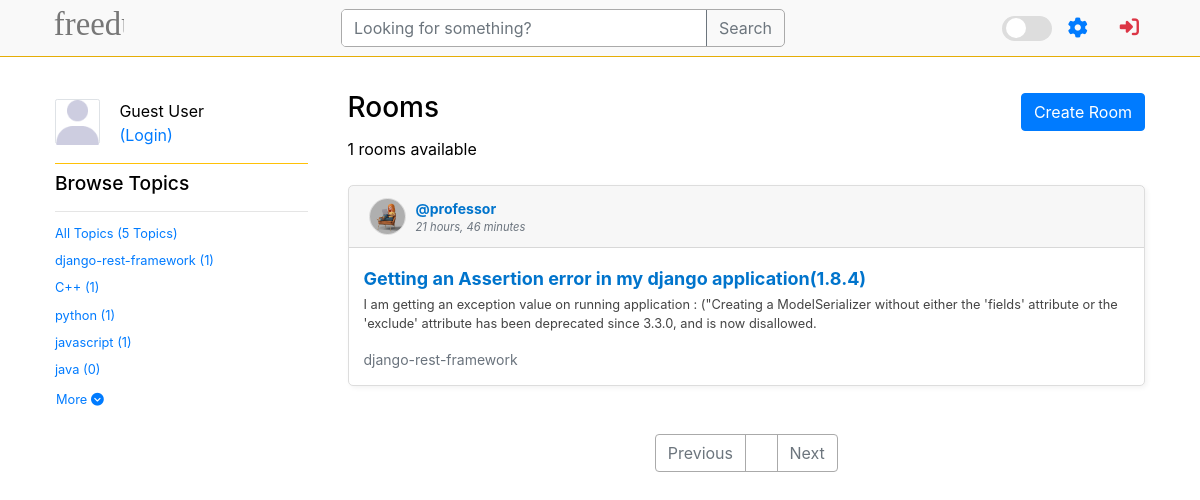
Page /?q=django-rest-framework on the committed database.
### base/models.py (models this page shows, shortened)
class Topic(models.Model):
    name = models.CharField(max_length=200)

class Room(models.Model):
    host = models.ForeignKey(User, on_delete=models.SET_NULL, null=True)
    topic = models.ForeignKey(Topic, on_delete=models.SET_NULL, null=True)
    name = models.CharField(max_length=200)
    description = models.TextField(null=True, blank=True)
    participants = models.ManyToManyField(
        User, related_name='participants', blank=True)
    updated = models.DateTimeField(auto_now=True)
    created = models.DateTimeField(auto_now_add=True)
    class Meta:
        ordering = ['-updated', '-created']

class User(AbstractUser):
    name = models.CharField(max_length=50, null=True)
    email = models.EmailField(max_length=50, null=True, unique=True)
    bio = models.TextField(max_length=250, null=True)
    avatar = models.ImageField(null=True, default='defaults/profile.png')
    USERNAME_FIELD = 'email'
    REQUIRED_FIELDS = []

### base/views.py (the view)
# urls.py: path('', views.home, name='home'),
def home(request):
    q = request.GET.get('q') if request.GET.get('q') is not None else ''
    rooms = Room.objects.filter(
        Q(topic__name__icontains=q) |
        Q(name__icontains=q) |
        Q(description__icontains=q)
    ).order_by('-created')  # Sort by latest created rooms (optional)
    paginator = Paginator(rooms, 5)
    page_number = request.GET.get('page')
    page_obj = paginator.get_page(page_number)
    topics = Topic.objects.all()[:5]  # Limit topics
    room_count = rooms.count()
    room_messages = Message.objects.filter(
        Q(room__topic__name__icontains=q)
    ).order_by('-created')[:10]  # Limit to 10 messages
    context = {
        'rooms': page_obj,  # Use paginated rooms
        'topics': topics,
        'room_count': room_count,
        'room_messages': room_messages,
    }
    return render(request, 'base/home.html', context)

### base/templates/base/home.html (shortened to what this page needs)
{% extends "main.html" %} {% block content %} {% load static %}
<div class="home-container container pt-4">
    <div class="topic-column">
        <div style="" class="d-flex flex-column">
            <div class="d-flex my-2" style="width: 100%;">
                <div
                    class="border boder-1 mr-2"
                    style="
                        width: 45px;
                        height: 45px;
                        object-fit: contain;
                        border-radius: 5%;
                        border-color: var(--search-border);
                    "
                >
                    {% if request.user.is_authenticated %}
                        <img
                            src="{{request.user.avatar.url}}"
                            alt="profile-pic"
                            style="width: 100% !important; height: 100% !important"
                            srcset=""
                            class=""
                        />
                    {% else %}
                        <img
                            src="{% static 'img/profile.png' %}"
                            alt="profile-pic"
                            style="width: 100% !important"
                            srcset=""
                            class=""
                        />
                    {% endif %}
                </div>
                <div class="container px-0" style="width: 70%;">
                    {% if request.user.is_authenticated %}
                    <div class="d-flex flex-column">
                        <p class="m-0" style="width: 100%;overflow: scroll;">{{ request.user.name }}</p>
                        <a href="{% url 'user-profile' request.user.id %}" class="text-danger" style="font-style: italic; font-size: .8em;"
                            >@{{ request.user.username }}</a
                        >
                    </div>
                    {% else %}
                    <div class="d-flex flex-column">
                        <p class="m-0">Guest User</p>
                        <a href="{% url 'login' %}">(Login)</a>
                    </div>
                    {% endif %}
                </div>
            </div>
            <div class="bg-warning my-2" style="width: 100%; height: 1px"></div>
            {% include "base/topics_component.html" %}
        </div>
    </div>
    <div class="rooms-column">
        <div
            class="d-flex mb-1"
            style="justify-content: space-between; align-items: center"
        >
            <h3>Rooms</h3>
            <a href="{% url 'create-room' %}"
                ><button class="btn btn-primary">Create Room</button></a
            >
        </div>
        <p class="mb-4">{{room_count}} rooms available</p>
        {% include "base/feed_component.html" %}
    </div>
</div>
{% endblock content %}

### base/templates/base/topics_component.html
<h3 class="topic-col-title">Browse Topics</h3>
<div class="my-2" style="width: 100%; height: 1px; background-color: rgba(0, 0, 0, .1);"></div>
<div class="d-flex container py-1 pl-0">
    <a href="{% url "home" %}" style="font-size: .8em;">All Topics (<span>{{topics.count}}</span> Topics)</a>
</div>
{% for topic in topics %}
    <div class="d-flex container py-1 px-0">
        <a href="{% url "home" %}?q={{topic.name}}" style="font-size: .8em;">{{topic.name}} (<span>{{topic.room_set.all.count}}</span>)</a>
    </div>
{% endfor %}
<a href="{% url "topics" %}" class="btn btn--link pl-0" style="text-align: left;font-size: .8em;">
    More <i class="fa fa-chevron-circle-down" aria-hidden="true"></i>
</a>

### base/templates/base/feed_component.html (shortened to what this page needs)
{% if rooms %}
  {% for room in rooms %}
    {% load static %}
    <div class="feed-item">
      <div class="feed-header card-header m-0">
        <div class="d-flex" style="gap: 10px; align-items: end">
          <div class="border boder-1" style="
                    border-radius: 50%;
                    overflow: hidden;
                    object-fit: contain;
                    height: fit-content;
                    border-color: var(--card-border-color) !important;
                ">
            <img src="{{ room.host.avatar.url }}" alt="" style="width: 35px !important; height: 35px !important" srcset="" class="" />
          </div>
          <div class="d-flex flex-column">
            <a href="{% url 'user-profile' room.host.id %}" class="author">@{{ room.host.username }}</a>
            <p class="m-0 p-0" style="font-size: 0.8em; font-style: italic">{{ room.created|timesince }}</p>
          </div>
        </div>
      </div>
      <div class="feed-item-body">
        <h5 class="feed-title">
          <a href="{% url 'room' room.id %}" class="room-link" style="overflow-wrap: anywhere">{{ room.name }}</a>
        </h5>
        <p class="description" style="overflow-wrap: anywhere">{{ room.description }}</p>
        <small class="topic">{{ room.topic.name }}</small>
      </div>
    </div>
  {% endfor %}
  <nav aria-label="Page navigation example" class="my-5" style="color: var(--text-color) !important;">
    <ul class="pagination justify-content-center">
      {% if rooms.has_previous %}
        <li class="page-item">
          <a class="page-link" href="?page={{ rooms.previous_page_number }}">Previous</a>
        </li>
      {% else %}
        <li class="page-item disabled">
          <a class="page-link">Previous</a>
        </li>
      {% endif %}
      {% for num in rooms.paginator.page_range %}
        {% if num == 1 or num == rooms.paginator.num_pages or num|add:'-2' <= rooms.number and num|add:'2' >= rooms.number %}
          <li class="page-item {% if rooms.number == num %}active{% endif %}">
            <a class="page-link" href="?page={{ num }}">{{ num }}</a>
          </li>
        {% elif num == 2 or num == rooms.paginator.num_pages|add:'-1' %}
          <li class="page-item disabled" >
            <a class="page-link">...</a>
          </li>
        {% endif %}
      {% endfor %}
      {% if rooms.has_next %}
        <li class="page-item">
          <a class="page-link" href="?page={{ rooms.next_page_number }}">Next</a>
        </li>
      {% else %}
        <li class="page-item disabled">
          <a class="page-link">Next</a>
        </li>
      {% endif %}
    </ul>
  </nav>
{% else %}
  <hr class="m-0 p-0 mb-2" style="background-color: var(--search-border)" />
  <div class="container p-0">
    <span style="font-style: italic">No Feeds Available</span>
  </div>
{% endif %}

### static/css/main.css (style rules this page uses)
html { scroll-behavior: smooth;scrollbar-width: none !important; }
body { background-color: white !important; }
.home-container { display: grid; grid-template-columns: 3fr; gap: 20px; }
.home-container .topic-column, .home-container .activities-column { display: none !important; }
@media screen and (min-width: 768px) { .home-container { display: grid; grid-template-columns: 1fr 3fr !important; } }
@media screen and (min-width: 768px) { .topic-col-title { font-size: 1.2em; } }
@media screen and (min-width: 768px) { .home-container .topic-column, .home-container .activities-column { display: flex !important; flex-direction: column; } }

### templates/main.html (style rules this page uses)
:root { --bg-color: #ffffff; --text-color: #000000; --toggle-bg: #ddd; --toggle-circle: #fff; --card-color: #fff; --card-border-color: #ddd; --nav-bar: #f9f9f9; --search-color: #fff; --search-border: #aaa; --feed-description: #444; --comment-box: #fff; --comment-box-text: #444; --tag-color: #ffd7b5; }
body { background-color: var(--bg-color); color: var(--text-color); transition: background-color 0.3s, color 0.3s; }

### templates/navbar.html (style rules this page uses)
li { list-style-type: none; }

### base/templates/base/home.html (style rules this page uses)
.home-container > div { overflow-y: auto; max-height: 100%; padding: 10px; }
.pagination > li > a { background-color: var(--bg-color) !important; border-color: var(--search-border) !important; }

### base/templates/base/feed_component.html (style rules this page uses)
.feed-item { background: var(--card-color); border: 1px solid var(--card-border-color); border-radius: 5px; margin-bottom: 15px; box-shadow: 2px 2px 5px rgba(0, 0, 0, 0.05); }
.feed-item-body { padding: 15px; }
.feed-header { display: flex; justify-content: space-between; align-items: center; font-size: 14px; margin-bottom: 8px; color: #6a737d; }
.author { font-weight: bold; color: #0074cc; text-decoration: none; }
.feed-title { font-size: 18px; margin: 5px 0; }
.room-link { color: #0074cc; text-decoration: none; font-weight: bold; }
.topic { font-size: 14px; color: #6a737d; }
.description { font-size: 0.8em; color: var(--feed-description); }

### rows in the picture
Topic: name "django-rest-framework", room_set.all.count "1"
Topic: name "C++", room_set.all.count "1"
Topic: name "python", room_set.all.count "1"
Topic: name "javascript", room_set.all.count "1"
Topic: name "java", room_set.all.count "0"
Room: host.avatar (picture), host.username "professor", created "21 hours, 46 minutes", name "Getting an Assertion error in my django application(1.8.4)", description "I am getting an exception value on running application : (\"Creating a ModelSerializer without either the 'fields' attribute or the 'exclude' attribute has been deprecated since 3.3.0, and is now disallowed.", topic.name "django-rest-framework"

### other values in the picture
{{ topics.count }} "5"
{{ room_count }} "1"
